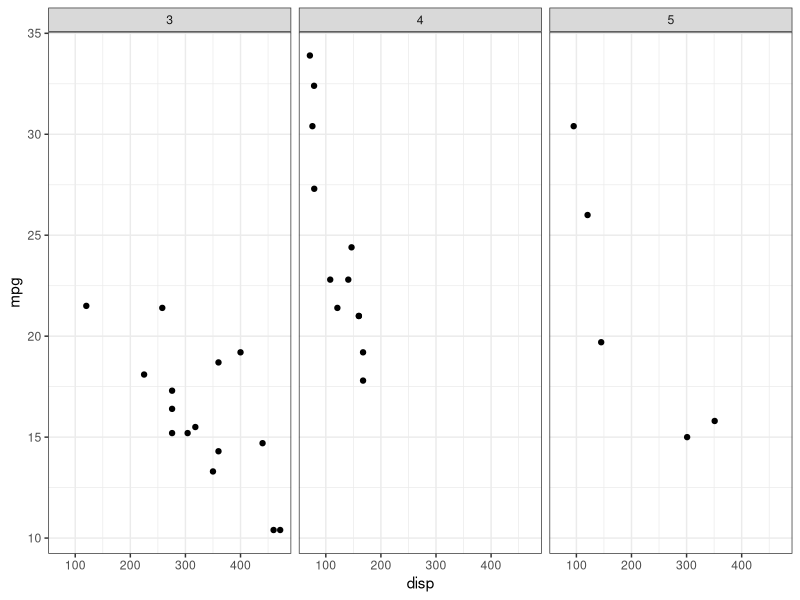

Generate this figure with R:
library(ggplot2)

jtheme <- theme_bw() + theme(plot.title = element_text(color = "blue")) 
theme_set(jtheme)

ggplot(data = mtcars, aes(disp, mpg)) + 
  geom_point() + 
  facet_grid( . ~ gear)
